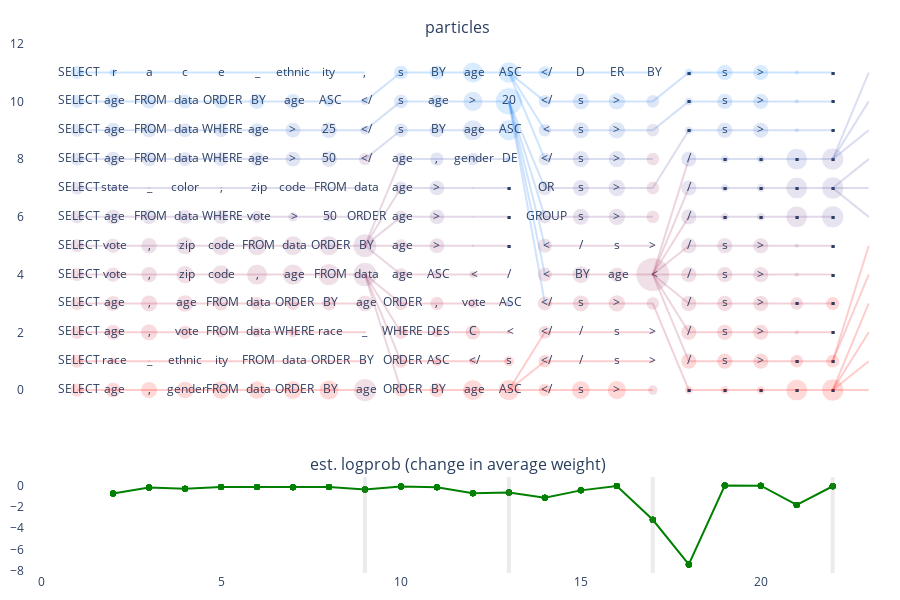

Notebook code for this chart:
### Markdown cell above
## Plotting the particle beam

### Code cell
record.plotly(
    # xrange=[12,17], #edit x range like [0,10] to see a subset
    show_est_logprob=True,
    height=600,
    untangle=True,  # reorder the particles before plotting to avoid crossing lines in resampling
)
